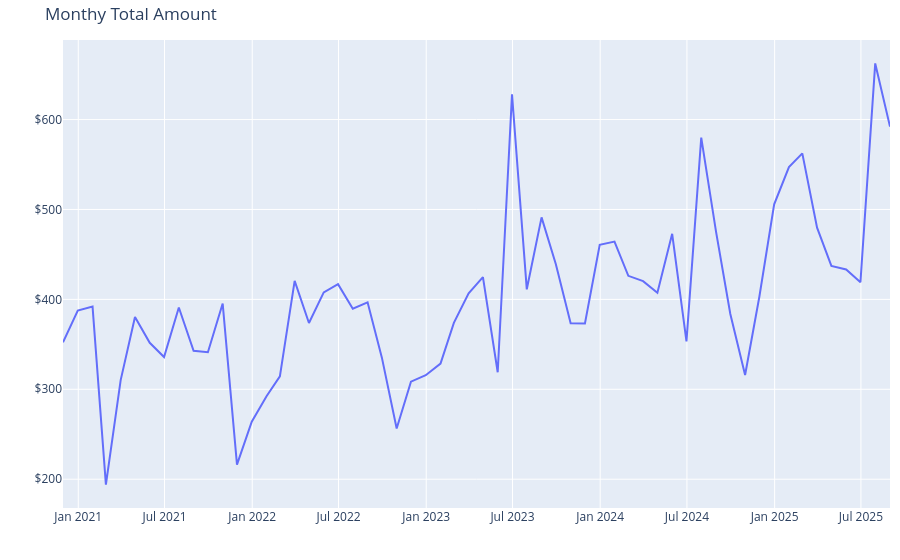

Notebook code for this chart:
### Markdown cell above
<hr>

### Code cell
import warnings

# uppress specific FutureWarning
warnings.filterwarnings("ignore", category=FutureWarning)


# line plot
fig = px.line(
    monthly_amount,
    x="Date",
    y="Amount",
    title="Monthy Total Amount",
    labels={"Date": "Month and Year", "Amount": "Amount ($)"},
)

# format y-axis to show currency
fig.update_traces(hovertemplate="Month and Year: %{x}<br>Amount: $%{y:.2f}")

# format for mobile
fig.update_layout(
    xaxis=dict(title=""),
    yaxis=dict(
        title="",
        tickprefix="$",
    ),
    margin=dict(
        t=40,
        b=30,
        l=10,
        r=10,
    ),
    legend=dict(
        orientation="h",
        x=0.5,
        xanchor="center",
        y=-0.2,
    ),
)

fig.show()

### Figure 1 — Plotly figure (JSON) as saved in the notebook; plotly's stock layout.template omitted (floating-point values rounded to 4 significant figures)
{"data": [{"hovertemplate": "Month and Year: %{x}<br>Amount: $%{y:.2f}", "legendgroup": "", "line": {"color": "#636efa", "dash": "solid"}, "marker": {"symbol": "circle"}, "mode": "lines", "name": "", "orientation": "v", "showlegend": false, "type": "scatter", "x": ["2020-11-30T00:00:00", "2020-12-31T00:00:00", "2021-01-31T00:00:00", "2021-02-28T00:00:00", "2021-03-31T00:00:00", "2021-04-30T00:00:00", "2021-05-31T00:00:00", "2021-06-30T00:00:00", "2021-07-31T00:00:00", "2021-08-31T00:00:00", "2021-09-30T00:00:00", "2021-10-31T00:00:00", "2021-11-30T00:00:00", "2021-12-31T00:00:00", "2022-01-31T00:00:00", "2022-02-28T00:00:00", "2022-03-31T00:00:00", "2022-04-30T00:00:00", "2022-05-31T00:00:00", "2022-06-30T00:00:00", "2022-07-31T00:00:00", "2022-08-31T00:00:00", "2022-09-30T00:00:00", "2022-10-31T00:00:00", "2022-11-30T00:00:00", "2022-12-31T00:00:00", "2023-01-31T00:00:00", "2023-02-28T00:00:00", "2023-03-31T00:00:00", "2023-04-30T00:00:00", "2023-05-31T00:00:00", "2023-06-30T00:00:00", "2023-07-31T00:00:00", "2023-08-31T00:00:00", "2023-09-30T00:00:00", "2023-10-31T00:00:00", "2023-11-30T00:00:00", "2023-12-31T00:00:00", "2024-01-31T00:00:00", "2024-02-29T00:00:00", "2024-03-31T00:00:00", "2024-04-30T00:00:00", "2024-05-31T00:00:00", "2024-06-30T00:00:00", "2024-07-31T00:00:00", "2024-08-31T00:00:00", "2024-09-30T00:00:00", "2024-10-31T00:00:00", "2024-11-30T00:00:00", "2024-12-31T00:00:00", "2025-01-31T00:00:00", "2025-02-28T00:00:00", "2025-03-31T00:00:00", "2025-04-30T00:00:00", "2025-05-31T00:00:00", "2025-06-30T00:00:00", "2025-07-31T00:00:00", "2025-08-31T00:00:00"], "xaxis": "x", "y": [352.3, 387.5, 392, 194, 310.2, 380.5, 351.7, 335.9, 390.9, 342.8, 341.2, 395.4, 216.2, 264.0, 292.2, 314.3, 420.7, 373.7, 407.7, 417.0, 389.7, 396.8, 335.2, 256.5, 308.5, 315.6, 328.5, 373.9, 406.6, 424.8, 318.9, 628.1, 411.2, 491.2, 439.1, 373.5, 373.3, 460.8, 464.3, 426.2, 420.2, 407.3, 472.9, 353.2, 579.9, 475.4, 383.7, 315.9, 403.1, 505.8, 547.2, 562.4, 479.7, 437.3, 433.3, 419.1, 662.5, 592.1], "yaxis": "y"}], "layout": {"legend": {"orientation": "h", "tracegroupgap": 0, "x": 0.5, "xanchor": "center", "y": -0.2}, "margin": {"b": 30, "l": 10, "r": 10, "t": 40}, "title": {"text": "Monthy Total Amount"}, "xaxis": {"anchor": "y", "domain": [0, 1], "title": {"text": ""}}, "yaxis": {"anchor": "x", "domain": [0, 1], "tickprefix": "$", "title": {"text": ""}}}}
